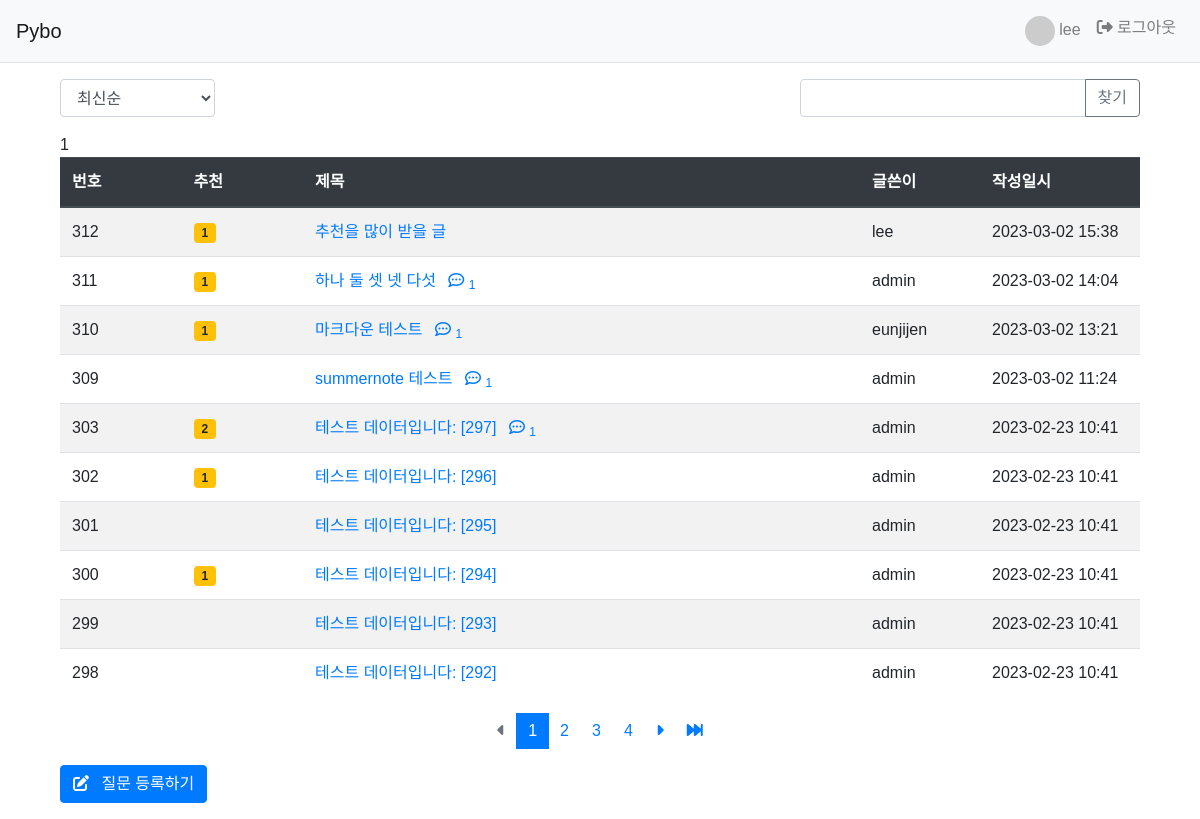
Page /pybo/ (signed in) on the committed database.
### pybo/models.py (models this page shows, shortened)
class Question(models.Model):
    author = models.ForeignKey(User, on_delete=models.CASCADE, related_name='author_question')
    subject = models.CharField('제목', max_length=200,
                               help_text='질문의 제목을 한 줄로 작성하세요.')
    content = models.TextField('내용', help_text='질문의 내용을 상세히 작성하세요.')
    create_date = models.DateTimeField('생성일')
    modify_date = models.DateTimeField(null=True, blank=True)
    voter=models.ManyToManyField(User, related_name='voter_question')

### pybo/views/base_views.py (the view, shortened to what this page needs)
# urls.py: path('', base_views.index, name='index'), # '/'에 해당되는 path
def index(request):
    page = request.GET.get('page', '1')
    kw = request.GET.get('kw','')
    so = request.GET.get('so', 'recent')  # 정렬 기준
    if so == 'recommend':
        question_list = Question.objects.annotate(
            num_voter = Count('voter')).order_by('-num_voter', '-create_date')
    elif so == 'popular':
        question_list = Question.objects.annotate(
            num_answer = Count('answer')).order_by('-num_answer', '-create_date')
    else:
        question_list = Question.objects.order_by('-create_date')
    paginator = Paginator(question_list, 10)  # 페이지당 10개씩
    page_obj = paginator.get_page(page)
    context = {
        'question_list': page_obj,
        'kw': kw,
        'page': page,
        'so': so
        }
    return render(request, 'pybo/question_list.html', context)

### pybo/templatetags/pybo_filter.py (called while the page is built)
@register.simple_tag()
def avatar(uid):
    tag=f'<img class="avatar" src="https://randomuser.me/api/portraits/men/{uid}.jpg"/>'
    return mark_safe(tag)

### templates/pybo/question_list.html (shortened to what this page needs)
{% extends 'base.html' %}
{% load pybo_filter %}
{% block content %}
  <div class="container my-3">
    <div class="row justify-content-between my-3">
      <div class="col-2">
        <select class="form-control so">
          <option value="recent" {% if so == 'recent' %} selected{% endif %}>최신순</option>
        </select>
      </div>
      <div class="col-4 input-group">
        <input type="text" class="form-control kw" value="{{ kw|default_if_none:'' }}">
        <div class="input-group-append">
          <button class="btn btn-outline-secondary" type="button" id="btn_search">찾기</button>
        </div>
      </div>
    </div>
    {{request.kw}}{{page}}
    <table class="table table-striped table-hover">
      <thead>
        <tr class="thead-dark">
          <th>번호</th>
          <th>추천</th>
          <th>제목</th>
          <th style="width:120px">글쓴이</th>
          <th style="width:160px">작성일시</th>
        </tr>
      </thead>
      <tbody>
        {% if question_list %}
          {% for question in question_list %}
            <tr>
              <td>{{ question.id }}</td>
              <td>
                {% if question.voter.all.count > 0 %}
                  <span class="badge badge-warning px-2 py-1">
                    {{question.voter.all.count}}
                  </span>
                  {%endif%}
                </td>
                <td>
                  <a href="{% url 'pybo:detail' question.id %}">
                    {{ question.subject }}
                    {% if question.answer_set.count %}
                      <span class="ml-2">
                        <i class="fa-regular fa-comment-dots"></i>
                        <sub>{{question.answer_set.count}}</sub>
                      </span>
                    {% endif %}
                  </a>
                </td>
                <td>{{ question.author.username }}</td>
                <td>{{ question.create_date | date:'Y-m-d H:i'}}</td>
              </tr>
            {% endfor %}
          {% else %}
            <tr>
              <td colspan="3">질문이 없습니다.</td>
            </tr>
          {% endif %}
        </tbody>
      </table>
      {% include 'pybo/pagination.html' %}
      <a href="{% url 'pybo:question_create' %}" class="btn btn-primary">
        <i class="fa-solid fa-pen-to-square mr-2"></i>
        질문 등록하기</a>
    </div>
  {% endblock content %}

### templates/navbar.html (shortened to what this page needs)
{% load common %}
{% load pybo_filter %}
<nav class="navbar navbar-expand-lg navbar-light bg-light border-bottom">
  <a class="navbar-brand" href="{% url 'pybo:index' %}">Pybo</a>
  <div class="collapse navbar-collapse" id="navbarNav">
    <ul class="navbar-nav ml-auto">
      {% if user.is_authenticated %}
        <li class="nav-item ">
          <a class="nav-link" href="#">
            {%avatar user.id %}
            {{ user.username }}
          </a>
        </li>
        <li class="nav-item ">
          <a class="nav-link" href="{% url 'common:logout' %}">
            <i class="fa-solid fa-right-from-bracket"></i>
            로그아웃</a>
        </li>
        {% endif%}
      </ul>
    </div>
  </nav>

### static/style.css (style rules this page uses)
* { font-family: 'Noto Sans KR', sans-serif; }
.avatar { width: 30px; height: 30px; border-radius: 50%; }

### rows in the picture
Question: id "312", voter.all.count "1", subject "추천을 많이 받을 글", author.username "lee", create_date "2023-03-02 15:38"
Question: id "311", voter.all.count "1", subject "하나 둘 셋 넷 다섯", answer_set.count "1", author.username "admin", create_date "2023-03-02 14:04"
Question: id "310", voter.all.count "1", subject "마크다운 테스트", answer_set.count "1", author.username "eunjijen", create_date "2023-03-02 13:21"
Question: id "309", subject "summernote 테스트", answer_set.count "1", author.username "admin", create_date "2023-03-02 11:24"
Question: id "303", voter.all.count "2", subject "테스트 데이터입니다: [297]", answer_set.count "1", author.username "admin", create_date "2023-02-23 10:41"
Question: id "302", voter.all.count "1", subject "테스트 데이터입니다: [296]", author.username "admin", create_date "2023-02-23 10:41"
Question: id "301", subject "테스트 데이터입니다: [295]", author.username "admin", create_date "2023-02-23 10:41"
Question: id "300", voter.all.count "1", subject "테스트 데이터입니다: [294]", author.username "admin", create_date "2023-02-23 10:41"
Question: id "299", subject "테스트 데이터입니다: [293]", author.username "admin", create_date "2023-02-23 10:41"
Question: id "298", subject "테스트 데이터입니다: [292]", author.username "admin", create_date "2023-02-23 10:41"

### other values in the picture
{{ user.username }} "lee"
{{ page }} "1"
{{ page_number }} "1"
{{ page_number }} "2" "3" "4"
